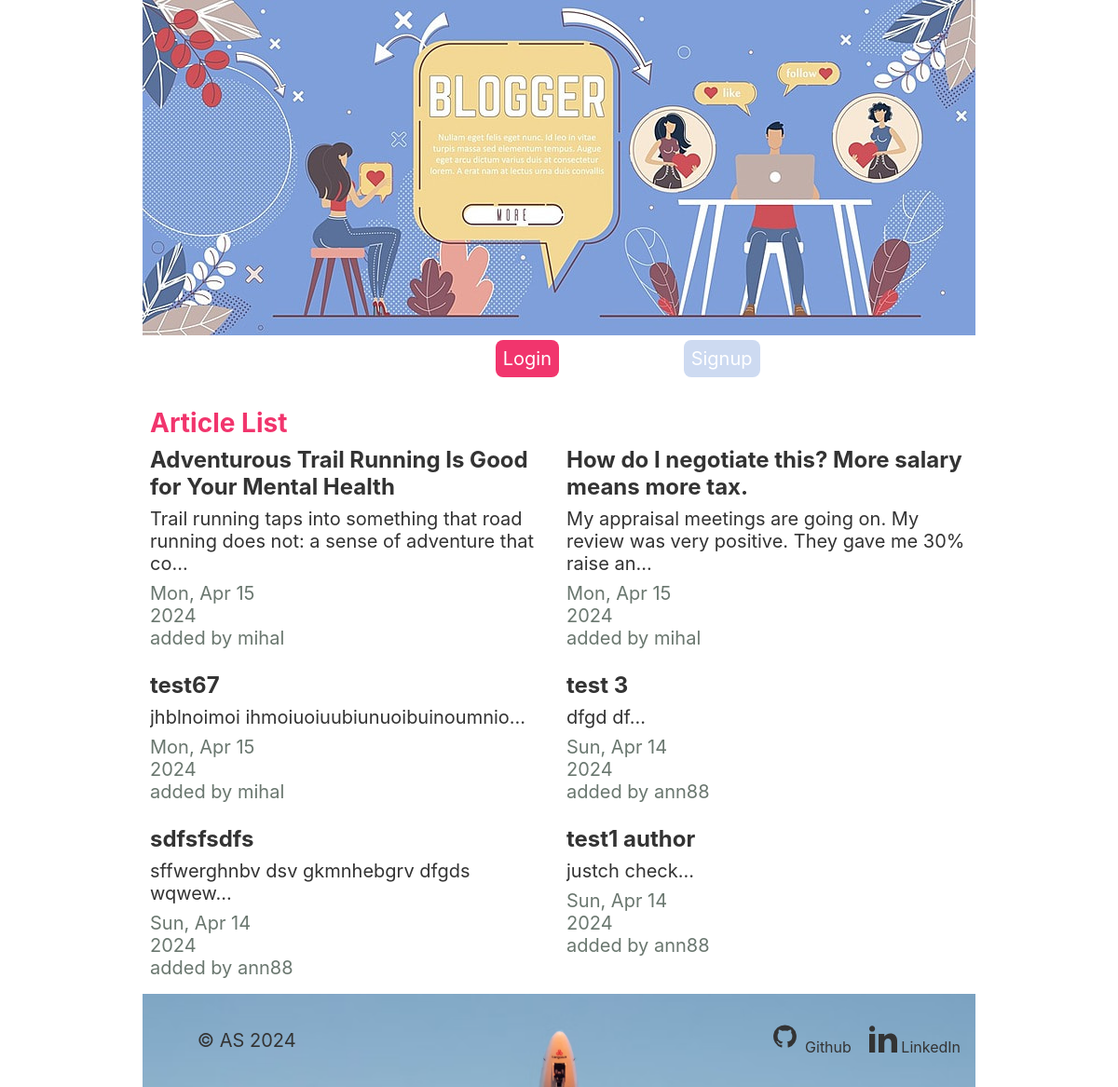
The page /articles/ on the database as committed earlier.
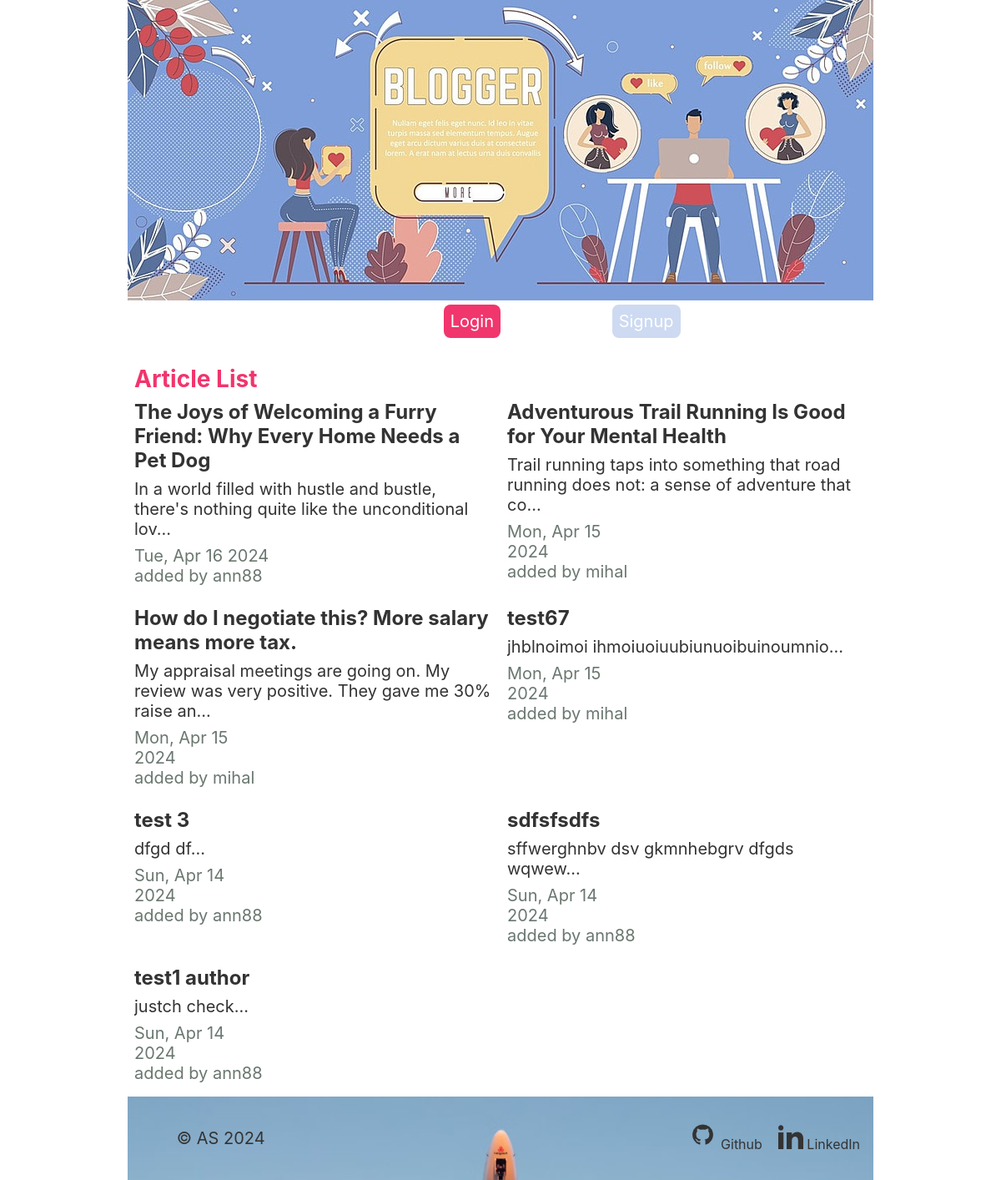
The same page on the database as committed later.
### articles/models.py (models this page shows, shortened)
class Article(models.Model):
    title = models.CharField(max_length=256)
    slug = models.SlugField()
    body = models.TextField()
    created_at = models.DateTimeField(auto_now_add=True)
    thumb = models.ImageField(default='default.png', blank=True)
    author = models.ForeignKey(User, on_delete=models.SET_DEFAULT, default='authorX')
    def snippet(self):
        return self.body[:90] + "..."
    def formatted_created(self):
        return self.created_at.strftime("%a, %b %d %Y")

### articles/views.py (the view)
# urls.py: path('', views.article_list, name="article_list" ),
def article_list (request):
    articles = Article.objects.order_by('-created_at')
    return render(request, 'articles/article_list.html', {'articles': articles})

### articles/templates/articles/article_list.html (shortened to what this page needs)
{% extends 'base_layout.html' %}
{% block content %}
    <h1 class="h1-title">Article List</h1>
    <div class="articles grid">
        {% for article in articles %}
            <div class="article">
                <a href= "{% url 'articles:article_detail' article.id %}" >
                    <h2>{{ article.title }}</a></h2>
                    <p class="snippet-p">{{ article.snippet }}</p>
                    <div class="grid paddingfromtop">
                        <div class="created-p">{{ article.formatted_created }}</div>
                        <div class="art-detail-author">added by {{ article.author.username}}</div>
                    </div>
            </div>
        {% endfor %}
    </div>
{% endblock %}

Rows that differ between the two databases and show on the page:
added Article: title "The Joys of Welcoming a Furry Friend: Why Every Home Needs a Pet Dog", snippet "In a world filled with hustle and bustle, there's nothing quite like the unconditional lov...", formatted_created "Tue, Apr 16 2024", author.username "ann88"
